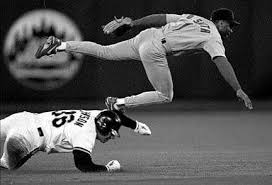
//> input picture baseball.jpeg, 272 x 185 px
$ ./segment   (built with g++ and OpenCV 4)
//> lines starting //> are read from the running program, lines starting //| are printed output that depends on the picture
#include "opencv2/highgui/highgui.hpp"
#include "opencv2/imgproc/imgproc.hpp"
//#include "opencv2/nonfree/nonfree.hpp"
#include "opencv2/features2d/features2d.hpp"
#include "opencv2/calib3d/calib3d.hpp"
#include <iostream>
#include <stdlib.h>
#include <unistd.h>
#include <algorithm>


using namespace std;
using namespace cv;

double K = 150;
struct edge {
  int v1, v2;
  double w;
};
struct elem {
  int par, rank;
};
bool edgecmp (edge lhs, edge rhs) { return lhs.w < rhs.w; }

int set_find(vector<elem>* S, int x) {
  if (S->at(x).par != x)
    S->at(x).par = set_find(S, S->at(x).par);
  return S->at(x).par;
}
int set_union(vector<elem>* S, int x, int y) {
  int xroot = set_find(S, x);
  int yroot = set_find(S, y);

  if (xroot == yroot)
    return xroot;

  int xrank = S->at(xroot).rank;
  int yrank = S->at(yroot).rank;

  if (xrank < yrank) {
    S->at(xroot).par = yroot;
    return yroot;
  }
  else if (xrank > yrank) {
    S->at(yroot).par = xroot;
    return xroot;
  }
  else {
    S->at(yroot).par = xroot;
    S->at(xroot).rank += 1;
    return xroot;
  }

}
int main(int argc, char* argv[]) {
  Mat img = imread("baseball.jpeg", CV_LOAD_IMAGE_GRAYSCALE);
//> img is the input picture: 185 rows x 272 cols, CV_8UC1; min 0, max 255, mean 83.7
  GaussianBlur(img, img, Size(0, 0), 0.8);
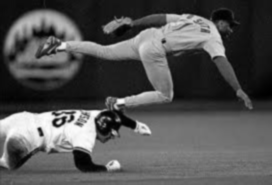
//> img: 185 rows x 272 cols, CV_8UC1; min 0, max 253, mean 83.7
  int rows = img.rows;
//> rows = 185
  int cols = img.cols;
//> cols = 272


  int max_inten = 0;
  for (int r = 0; r < rows; r++) {
    for (int c = 0; c < cols; c++) {
      if (max_inten < img.at<char>(r, c)) {
        max_inten = (int)img.at<char>(r, c);
      }
    }
  }
//> this loop made 185 passes
//> max_inten on passes 1 to 3: 29, 29, 29
//> after the loop, max_inten = 127

  vector<edge> E;
  E.reserve(rows*cols*8/2);


  for (int r = 0; r < rows; r++) {
    for (int c = 0; c < cols; c++) {
      for (int dr = max(0, r-1); dr < min(rows, r + 1); dr++) {
        for (int dc = max(0, c-1); dc < min(cols, c + 1); dc++) {
          if (r != dr || c != dc) {
            edge e;
            e.v1 = r*cols + c;
            e.v2 = dr*cols + dc;
            e.w = ((double)abs(img.at<char>(r, c) - img.at<char>(dr, dc)))/max_inten;
            E.push_back(e);
          }
        }
      }
    }
  }
//> after the loop, E = 150047 items

  sort(E.begin(), E.end(), edgecmp);
  int m = E.size();
//> m = 150047


  vector<elem> S(rows*cols);
  for (int i = 0; i < S.size(); i++) {
    elem tmp = { i, 0 };
    S[i] = tmp;
  }

  cout << "Calculating segmentation with " << m << " edges" << endl;
//| Calculating segmentation with 150047 edges
  vector<double>Int(rows*cols, 0);
  vector<int>size(rows*cols, 1);
  for (int q = 0; q < m; q++) {
    edge e = E[q];
    int c1 = set_find(&S, e.v1);
    int c2 = set_find(&S, e.v2);
    if (c1 != c2) {
      double MInt = min(Int[c1] + K/size[c1], Int[c2] + K/size[c2]);
      if (e.w <= MInt) {
        int c3 = set_union(&S, c1, c2);
        Int[c3] = e.w;
        size[c3] = size[c1] + size[c2];
      }
    }
  }
//> this loop made 150047 passes
//> (e.v1, c1, e.v2, c2, MInt, xroot in set_union, yroot in set_union, xrank in set_union) on passes 2, 3, 6, 9, 11, 12, 16, 19, 21, 22, 23, 24: (23478, 23478, 23477, 23477, 150, 23478, 23477, 0), (23479, 23479, 23206, 23206, 150, 23479, 23206, 0), (23480, 23480, 23207, 23479, 30, 23480, 23479, 0), (23482, 23482, 23210, 23210, 150, 23482, 23210, 0), (23483, 23483, 23211, 23211, 150, 23483, 23211, 0), (23485, 23485, 23213, 23213, 150, 23485, 23213, 0), (23487, 23487, 23214, 23486, 37.5, 23487, 23486, 0), (23490, 23490, 23217, 23217, 150, 23490, 23217, 0), (23491, 23491, 23219, 23219, 150, 23491, 23219, 0), (23492, 23492, 23220, 23220, 150, 23492, 23220, 0), (23493, 23493, 23221, 23221, 150, 23493, 23221, 0), (23497, 23497, 23224, 23224, 150, 23497, 23224, 0)
//> (c1, e.v2, c2, MInt, xroot in set_union, yroot in set_union, xrank in set_union, yrank in set_union) on passes 4, 5, 7, 10, 17, 20: (23479, 23207, 23207, 75, 23479, 23207, 1, 0), (23479, 23478, 23478, 50, 23479, 23478, 1, 1), (23479, 23208, 23208, 25, 23479, 23208, 2, 0), (23482, 23481, 23481, 75, 23482, 23481, 1, 0), (23486, 23215, 23215, 30, 23486, 23215, 2, 0), (23490, 23218, 23218, 75, 23490, 23218, 1, 0)


  vector<int>component2id(rows*cols, 0);
  int t = 1;
  for (int r = 0; r < rows; r++) {
    for (int c = 0; c < cols; c++) {
      int v = r*cols + c;
      int comp = set_find(&S, v);
      if (component2id[comp] == 0) {
        component2id[comp] = t;
        t++;
      }
    }
  }
  cout << "Segmented into " << t-1 << " components" << endl;
//| Segmented into 105 components

  Mat segmentation(rows, cols, CV_32FC3, Scalar(0, 0, 0));
  for (int r = 0; r < rows; r++) {
    for (int c = 0; c < cols; c++) {
      int v = r*cols + c;
      int comp = set_find(&S, v);
      int id = component2id[comp];
      segmentation.at<Vec3f>(r, c) = Vec3f((double)id/(t-1)*359,
                                           0.8, 1);
    }
  }
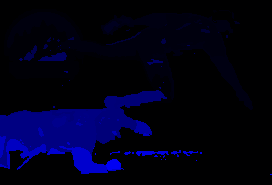
//> segmentation: 185 rows x 272 cols, CV_32FC3; mean B, G, R 36, 0.8, 1; drawn with min black and max white
  cvtColor(segmentation, segmentation, CV_HSV2BGR);
  namedWindow("Image", CV_WINDOW_NORMAL);
  imshow("Image", img);
  namedWindow("Segmentation", CV_WINDOW_NORMAL);
  imshow("Segmentation", segmentation);
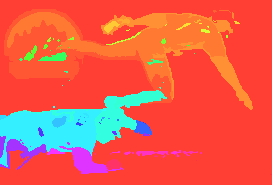
//> window 'Segmentation': 185 rows x 272 cols, CV_8UC3; mean B, G, R 77.6, 93.7, 230.4

  imwrite("segmented.jpg", segmentation);
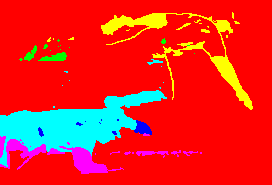
//> saved as segmented.jpg: 185 rows x 272 cols, CV_8UC3; mean B, G, R 0.137, 0.154, 0.887; drawn with 1 as white
  waitKey(0);
}
